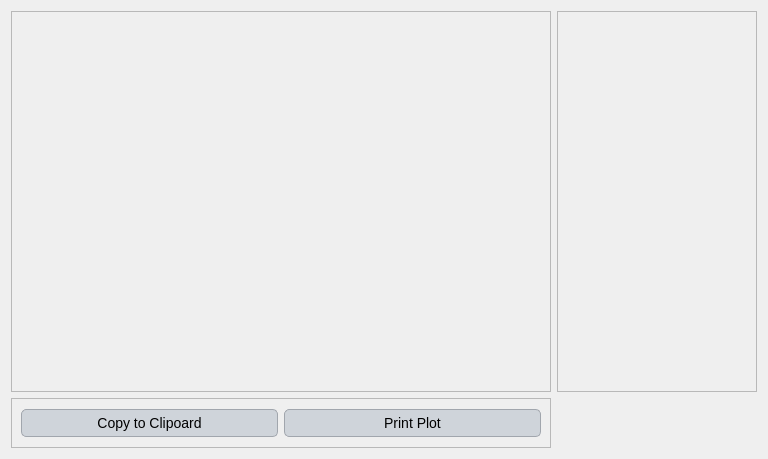
<?xml version="1.0" encoding="UTF-8"?>
<ui version="4.0">
 <class>Dialog</class>
 <widget class="QDialog" name="Dialog">
  <property name="geometry">
   <rect>
    <x>0</x>
    <y>0</y>
    <width>768</width>
    <height>459</height>
   </rect>
  </property>
  <property name="windowTitle">
   <string>Dialog</string>
  </property>
  <property name="styleSheet">
   <string notr="true">QLabel {
    font-family: 'Georgia'; /* Cambiar la fuente a Georgia */
    font-size: 16px; /* Cambiar el tamaño de la fuente */
    color: #000000; /* Color del texto (blanco) */
}

QLineEdit {
    font-family: 'Georgia'; /* Cambiar la fuente a Georgia */
    font-size: 14px; /* Cambiar el tamaño de la fuente */
    color: #000000; /* Color del texto (blanco) */
    background-color: #f0f0f0; /* Color de fondo del QLineEdit */
    border: 1px solid #000000; /* Borde blanco */
}

QComboBox {
    font-family: 'Georgia'; /* Cambiar la fuente a Georgia */
    font-size: 14px; /* Cambiar el tamaño de la fuente */
    color: #000000; /* Color del texto (blanco) */
    background-color: #cfd4da; /* Fondo oscuro del ComboBox */
}

QRadioButton {
    font-family: 'Georgia'; /* Cambiar la fuente a Georgia */
    font-size: 14px; /* Cambiar el tamaño de la fuente */
    color: #000000; /* Color del texto (blanco) */
}

QCheckBox {
    font-family: 'Georgia'; /* Cambiar la fuente a Georgia */
    font-size: 14px; /* Cambiar el tamaño de la fuente */
    color: #000000; /* Color del texto (blanco) */
}

/* Cambiar la fuente y estilo de los QPushButton */
QPushButton {
    font-family: 'Georgia'; /* Cambiar la fuente */
    font-size: 14px; /* Cambiar el tamaño de la fuente */
    color: #000000; /* Color del texto negro */
    background-color: #cfd4da; /* Fondo gris claro */
    border: 1px solid #a1a6ad; /* Borde gris medio */
    border-radius: 5px; /* Bordes redondeados */
    padding: 5px; /* Espaciado interno */
}

/* Estilo cuando el ratón pasa sobre el botón */
QPushButton:hover {
    color: #000000; /* Mantener el texto negro */
    background-color: #b7bcc3; /* Fondo gris un poco más oscuro al pasar el mouse */
}

/* Estilo cuando el botón está presionado */
QPushButton:pressed {
    background-color: #a6acb3; /* Fondo ligeramente más oscuro al presionar */
    color: #000000; /* Mantener el texto negro cuando se presiona */
}



/* Estilo general para QTableWidget y QTableView */
QTableWidget, QTableView {
    font-family: 'Georgia'; /* Cambiar la fuente a Georgia */
    font-size: 14px; /* Tamaño de la fuente */
    color: #000000; /* Color del texto negro */
    background-color: #e6e9ed; /* Fondo gris claro para la tabla */
    gridline-color: #a1a6ad; /* Color de las líneas de la tabla (gris medio) */
    selection-background-color: #b7bcc3; /* Color de fondo cuando se selecciona una celda (gris suave) */
    selection-color: #000000; /* Color del texto cuando la celda está seleccionada (negro) */
}

/* Estilo para el encabezado horizontal de la tabla */
QHeaderView::section {
    font-family: 'Georgia'; /* Cambiar la fuente a Georgia */
    font-size: 14px; /* Tamaño de la fuente */
    color: #000000; /* Color del texto negro */
    background-color: #cfd4da; /* Fondo gris claro del encabezado */
    border: 1px solid #a1a6ad; /* Borde gris medio entre las secciones */
    padding: 4px; /* Espaciado interno en el encabezado */
}

/* Estilo para las celdas de la tabla al pasar el mouse */
QTableWidget::item:hover, QTableView::item:hover {
    background-color: #b7bcc3; /* Fondo gris suave al pasar el mouse */
    color: #000000; /* Mantener el texto negro */
}

/* Estilo para las celdas cuando están seleccionadas */
QTableWidget::item:selected, QTableView::item:selected {
    background-color: #a6acb3; /* Fondo gris intermedio cuando está seleccionado */
    color: #000000; /* Texto negro cuando está seleccionado */
}

/* Ajustar el tamaño de las celdas */
QTableWidget::item, QTableView::item {
    padding: 4px; /* Espaciado interno de las celdas */
}

/* Estilo para el borde inferior de la tabla */
QTableCornerButton::section {
    background-color: #cfd4da; /* Fondo del botón de esquina */
    border: 1px solid #a1a6ad; /* Borde gris medio del botón de esquina */
}</string>
  </property>
  <layout class="QGridLayout" name="gridLayout_2">
   <item row="0" column="0">
    <widget class="QFrame" name="frame">
     <property name="minimumSize">
      <size>
       <width>500</width>
       <height>0</height>
      </size>
     </property>
     <property name="maximumSize">
      <size>
       <width>16777215</width>
       <height>16777215</height>
      </size>
     </property>
     <property name="frameShape">
      <enum>QFrame::StyledPanel</enum>
     </property>
     <property name="frameShadow">
      <enum>QFrame::Raised</enum>
     </property>
    </widget>
   </item>
   <item row="0" column="1">
    <widget class="QFrame" name="frame_3">
     <property name="maximumSize">
      <size>
       <width>200</width>
       <height>16777215</height>
      </size>
     </property>
     <property name="frameShape">
      <enum>QFrame::StyledPanel</enum>
     </property>
     <property name="frameShadow">
      <enum>QFrame::Raised</enum>
     </property>
    </widget>
   </item>
   <item row="1" column="0">
    <widget class="QFrame" name="frame_2">
     <property name="maximumSize">
      <size>
       <width>16777215</width>
       <height>50</height>
      </size>
     </property>
     <property name="frameShape">
      <enum>QFrame::StyledPanel</enum>
     </property>
     <property name="frameShadow">
      <enum>QFrame::Raised</enum>
     </property>
     <layout class="QGridLayout" name="gridLayout">
      <item row="0" column="0">
       <layout class="QHBoxLayout" name="horizontalLayout">
        <item>
         <widget class="QPushButton" name="pushButton">
          <property name="text">
           <string>Copy to Clipoard</string>
          </property>
         </widget>
        </item>
        <item>
         <widget class="QPushButton" name="pushButton_2">
          <property name="text">
           <string>Print Plot</string>
          </property>
         </widget>
        </item>
       </layout>
      </item>
     </layout>
    </widget>
   </item>
  </layout>
 </widget>
 <resources/>
 <connections/>
</ui>
